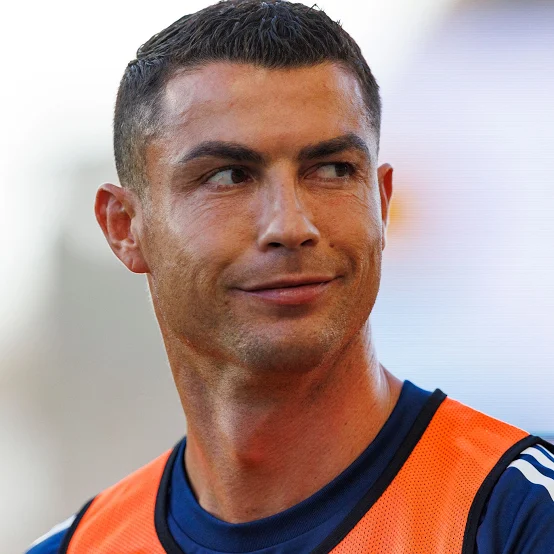
#> input picture img.png, 554 x 554 px
$ python main.py
#> lines starting #> are read from the running program, lines starting #| are printed output that depends on the picture
import mymath_fun as hel
import math
from PIL import Image

count=10

while count > 0:
    print(count)
    count=count-1

print("Goodbye")
print(hel.sum(4,5))
#> (this line was passed over: mymath_fun is not available in this run)
print(math.sqrt(9))
i=Image.open("img.png")
#> i is the input picture: PIL image 554x554 RGB; mean R, G, B 173.2, 148.2, 143.7
v=i.rotate(90)
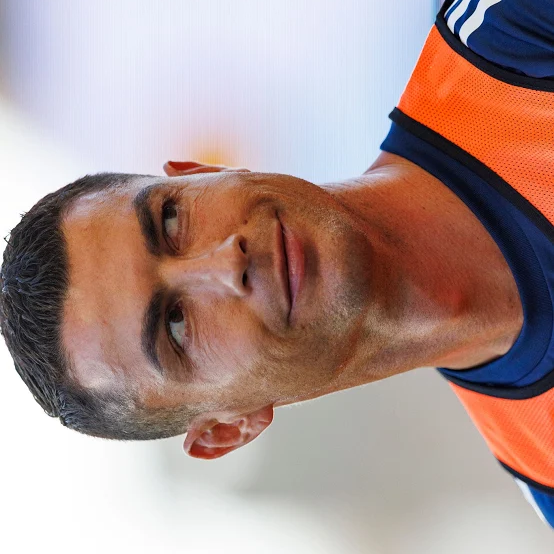
#> v: PIL image 554x554 RGB; mean R, G, B 173.2, 148.2, 143.7
v.save("image.jpg")
v.show()
